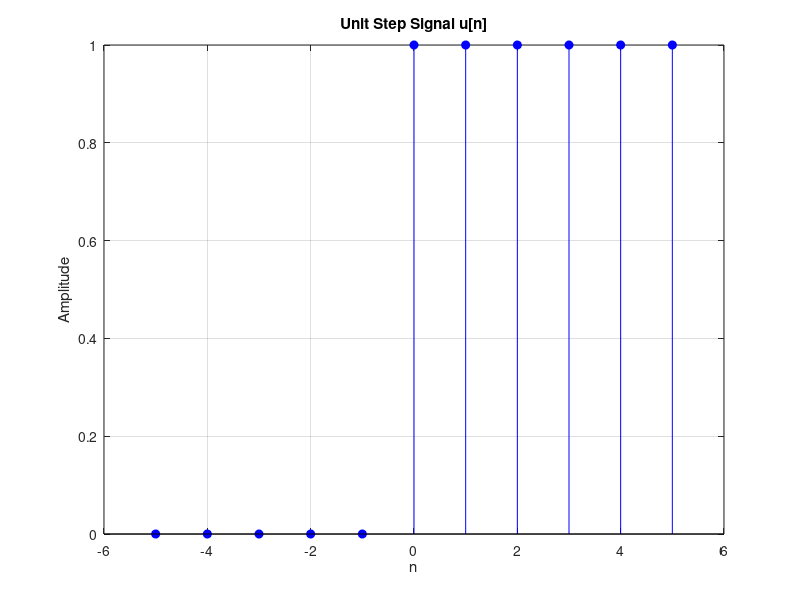

This figure's MATLAB source:
clc;
close all;
clear;

n = -5:5;

% Unit Step Signal (u[n])
x = (n >= 0);   % এটি n >= 0 হলে 1 হবে, বাকিগুলো 0

figure;
stem(n, x, 'b', 'filled');          
xlabel('n');
ylabel('Amplitude');
title('Unit Step Signal u[n]');
grid on;

% Unit Step signal u[n] এমন একটি signal যেখানে n >= 0 এ মান 1 এবং n < 0 এ মান 0 থাকে।
% এটি প্রায় সকল digital signal processing সিস্টেমে activation বা ON হওয়ার সূচক হিসেবে ব্যবহৃত হয়।
